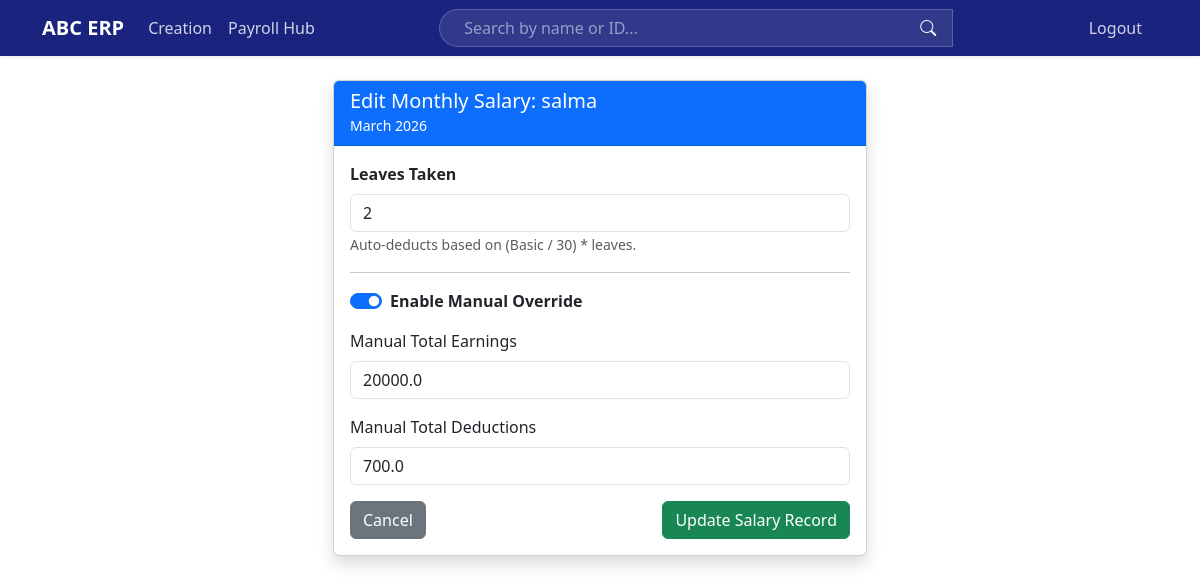
The app's page /salary/edit/1/ (signed in) with its own data.
### employees/models.py (models this page shows, shortened)
class MonthlySalary(models.Model):
    employee = models.ForeignKey(Employee, on_delete=models.CASCADE, related_name='salaries')
    month = models.CharField(max_length=20, choices=MONTH_CHOICES)
    year = models.IntegerField(default=2026)
    leaves_taken = models.IntegerField(default=0)
    da = models.FloatField(default=0.0, blank=True, null=True)
    hra = models.FloatField(default=0.0, blank=True, null=True)
    pf = models.FloatField(default=0.0, blank=True, null=True)
    esi = models.FloatField(default=0.0, blank=True, null=True)
    manual_mode = models.BooleanField(default=False, help_text="Check to enter total values manually")
    custom_earnings = models.FloatField(default=0.0, blank=True, null=True)
    custom_deductions = models.FloatField(default=0.0, blank=True, null=True)
    calculated_gross = models.FloatField(null=True, blank=True)
    calculated_deduction = models.FloatField(null=True, blank=True)
    net_salary = models.FloatField(null=True, blank=True)

class Employee(models.Model):
    name = models.CharField(max_length=100)
    designation = models.CharField(max_length=100)
    emp_id = models.CharField(max_length=20, unique=True)
    email = models.EmailField()
    phone = models.CharField(max_length=15)
    address = models.TextField()
    basic_salary = models.FloatField()
    da_percent = models.FloatField(default=50)
    hra_percent = models.FloatField(default=40)
    other_percent = models.FloatField(default=10)
    pf_percent = models.FloatField(default=12)
    esi_percent = models.FloatField(default=0.75)

### employees/views.py (the view, shortened to what this page needs)
# urls.py: path('salary/edit/<int:pk>/', views.edit_monthly_salary, name='edit_monthly_salary'),
@login_required
def edit_monthly_salary(request, pk):
    record = get_object_or_404(MonthlySalary, pk=pk)
    return render(request, 'employees/edit_monthly_salary.html', {'record': record})

### employees/context_processors.py (called while the page is built)
def employee_context(request):
    return {
        'all_employees': Employee.objects.all()
    }

### employees/templates/employees/edit_monthly_salary.html (shortened to what this page needs)
{% extends 'employees/base.html' %}
{% block content %}
<div class="container">
    <div class="row justify-content-center">
        <div class="col-md-6">
            <div class="card shadow">
                <div class="card-header bg-primary text-white">
                    <h5 class="mb-0">Edit Monthly Salary: {{ record.employee.name }}</h5>
                    <small>{{ record.month }} {{ record.year }}</small>
                </div>
                <div class="card-body">
                    <form method="POST">
                        <div class="mb-3">
                            <label class="form-label fw-bold">Leaves Taken</label>
                            <input type="number" name="leaves" class="form-control" value="{{ record.leaves_taken }}">
                            <small class="text-muted">Auto-deducts based on (Basic / 30) * leaves.</small>
                        </div>
                        <hr>
                        <div class="form-check form-switch mb-3">
                            <input class="form-check-input" type="checkbox" name="manual_mode" id="manualSwitch" {% if record.manual_mode %}checked{% endif %}>
                            <label class="form-check-label fw-bold" for="manualSwitch">Enable Manual Override</label>
                        </div>
                        <div id="manualFields" style="display: {% if record.manual_mode %}block{% else %}none{% endif %};">
                            <div class="mb-3">
                                <label class="form-label">Manual Total Earnings</label>
                                <input type="number" step="0.01" name="custom_earnings" class="form-control" value="{{ record.custom_earnings }}">
                            </div>
                            <div class="mb-3">
                                <label class="form-label">Manual Total Deductions</label>
                                <input type="number" step="0.01" name="custom_deductions" class="form-control" value="{{ record.custom_deductions }}">
                            </div>
                        </div>
                        <div class="d-flex justify-content-between">
                            <a href="{% url 'employee_detail' record.employee.pk %}" class="btn btn-secondary">Cancel</a>
                            <button type="submit" class="btn btn-success">Update Salary Record</button>
                        </div>
                    </form>
                </div>
            </div>
        </div>
    </div>
</div>
{% endblock %}

### records on screen
MonthlySalary: employee.name "salma", month "March", year "2026", leaves "2", manual_mode "☑", custom_earnings "20000.0", custom_deductions "700.0"
